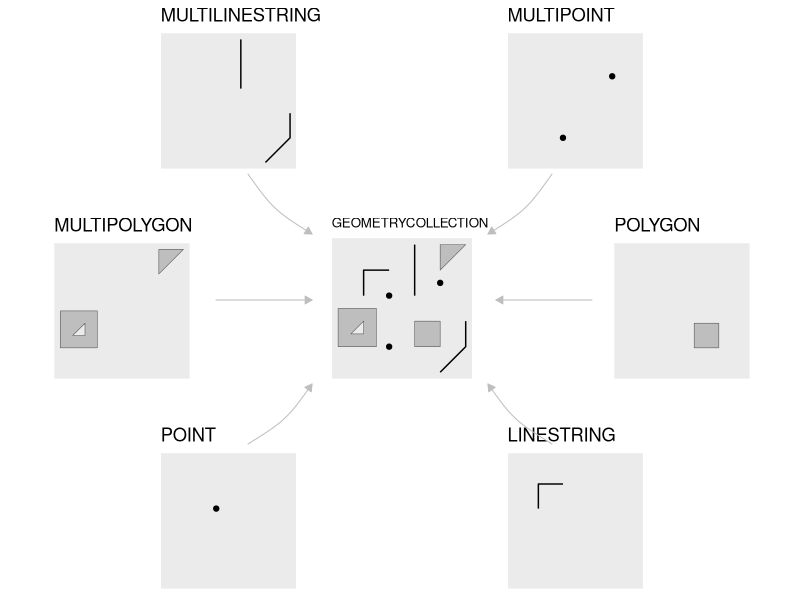

Write R code to recreate this figure.
# https://stackoverflow.com/questions/35631889/ggplot2-align-multiple-plots-with-varying-spacings-and-add-arrows-between-them
library(sf)
library(ggplot2)
library(lattice)
library(grid)
library(gridExtra)

## sfc objects creation ---------
point_sfc = st_sfc(st_point(c(1, 1)), crs = 4326)
linestring_sfc = st_sfc(st_linestring(rbind(c(0.8, 1), c(0.8, 1.2), c(1, 1.2))), crs = 4326)
polygon_sfc = st_sfc(st_polygon(list(rbind(
  c(1.2, 0.6), c(1.4, 0.6), c(1.4, 0.8), c(1.2, 0.8), c(1.2, 0.6)
))), crs = 4326)
multipoint_sfc = st_sfc(st_multipoint(rbind(c(1, 0.6), c(1.4, 1.1))), crs = 4326)
multilinestring_sfc = st_sfc(st_multilinestring(list(rbind(
  c(1.2, 1), c(1.2, 1.4)
),
rbind(
  c(1.4, 0.4), c(1.6, 0.6), c(1.6, 0.8)
))), crs = 4326)
multipolygon_sfc = st_sfc(st_multipolygon(list(list(rbind(
  c(1.4, 1.2), c(1.6, 1.4), c(1.4, 1.4), c(1.4, 1.2)
)),
st_polygon(
  list(rbind(
    c(0.6, 0.6), c(0.9, 0.6), c(0.9, 0.9), c(0.6, 0.9), c(0.6, 0.6)
  ),
  rbind(
    c(0.7, 0.7), c(0.8, 0.8), c(0.8, 0.7), c(0.7, 0.7)
  ))
))),
crs = 4326)

## sf objects creation ---------
point_sf = st_sf(geometry = point_sfc)
linestring_sf = st_sf(geometry = linestring_sfc)
polygon_sf = st_sf(geometry = polygon_sfc)
multipoint_sf = st_sf(geometry = multipoint_sfc)
multilinestring_sf = st_sf(geometry = multilinestring_sfc)
multipolygon_sf = st_sf(geometry = multipolygon_sfc)
geometrycollection_sf = st_cast(
  c(
    point_sfc,
    linestring_sfc,
    polygon_sfc,
    multipoint_sfc,
    multilinestring_sfc,
    multipolygon_sfc
  ),
  "GEOMETRYCOLLECTION"
)

## single plots ----------
p_point_sf = ggplot() +
  geom_sf(data = point_sf) +
  labs(title = "POINT") +
  coord_sf(xlim = c(0.6, 1.6), ylim = c(0.4, 1.4)) +
  theme(line = element_blank(),
        axis.text = element_blank(),
        axis.title = element_blank())

p_linestring_sf = ggplot() +
  geom_sf(data = linestring_sf) +
  labs(title = "LINESTRING") +
  coord_sf(xlim = c(0.6, 1.6), ylim = c(0.4, 1.4)) +
  theme(line = element_blank(),
        axis.text = element_blank(),
        axis.title = element_blank())

p_polygon_sf = ggplot() +
  geom_sf(data = polygon_sf, fill = "grey") +
  labs(title = "POLYGON")  +
  coord_sf(xlim = c(0.6, 1.6), ylim = c(0.4, 1.4)) +
  theme(line = element_blank(),
        axis.text = element_blank(),
        axis.title = element_blank())

p_multipoint_sf = ggplot() +
  geom_sf(data = multipoint_sf) +
  labs(title = "MULTIPOINT") +
  coord_sf(xlim = c(0.6, 1.6), ylim = c(0.4, 1.4)) +
  theme(line = element_blank(),
        axis.text = element_blank(),
        axis.title = element_blank())

p_multilinestring_sf = ggplot() +
  geom_sf(data = multilinestring_sf) +
  labs(title = "MULTILINESTRING") +
  coord_sf(xlim = c(0.6, 1.6), ylim = c(0.4, 1.4)) +
  theme(line = element_blank(),
        axis.text = element_blank(),
        axis.title = element_blank())

p_multipolygon_sf = ggplot() +
  geom_sf(data = multipolygon_sf, fill = "grey") +
  labs(title = "MULTIPOLYGON")  +
  coord_sf(xlim = c(0.6, 1.6), ylim = c(0.4, 1.4)) +
  theme(line = element_blank(),
        axis.text = element_blank(),
        axis.title = element_blank())

p_geometrycollection_sf = ggplot() +
  geom_sf(data = point_sf) +
  geom_sf(data = linestring_sf) +
  geom_sf(data = polygon_sf, fill = "grey") +
  geom_sf(data = multipoint_sf) +
  geom_sf(data = multilinestring_sf) +
  geom_sf(data = multipolygon_sf, fill = "grey") +
  labs(title = "GEOMETRYCOLLECTION")  +
  coord_sf(xlim = c(0.6, 1.6), ylim = c(0.4, 1.4)) +
  theme(
    line = element_blank(),
    axis.text = element_blank(),
    axis.title = element_blank(),
    title = element_text(size = 8)
  )

## combine plot ------------
png("images/sf-classes.png", height = 600, width = 600)
# Empty grob for spacing
b = nullGrob() # per @baptiste's comment, use nullGrob() instead of rectGrob()

# grid.bezier with a few hard-coded settings
mygb = function(x, y) {
  grid.bezier(
    x = x,
    y = y,
    gp = gpar(col = "grey", fill = "grey"),
    arrow = arrow(type = "closed", length = unit(2, "mm"))
  )
}

r1 = arrangeGrob(
  b,
  p_multilinestring_sf,
  b,
  p_multipoint_sf,
  b,
  layout_matrix = rbind(c(1, 2, 3, 4, 5)),
  widths = c(13.3, 30, 13.3, 30, 13.3)
)
r2 = arrangeGrob(b)
r3 = arrangeGrob(
  p_multipolygon_sf,
  b,
  p_geometrycollection_sf,
  b,
  p_polygon_sf,
  layout_matrix = rbind(c(1, 2, 3, 4, 5)),
  widths = c(30, 5, 30, 5, 30)
)
r4 = arrangeGrob(b)
r5 = arrangeGrob(
  b,
  p_point_sf,
  b,
  p_linestring_sf,
  b,
  layout_matrix = rbind(c(1, 2, 3, 4, 5)),
  widths = c(13.3, 30, 13.3, 30, 13.3)
)

grid.arrange(r1,
             r2,
             r3,
             r4,
             r5,
             ncol = 1,
             heights = c(30, 5, 30, 5, 30))

# topleft arrow
vp = viewport(
  x = 0.35,
  y = 0.66,
  width = 0.08,
  height = 0.1
)
pushViewport(vp)

# grid.rect(gp=gpar(fill="black", alpha=0.1)) # Use this to see where your viewport is located on the full graph layout

mygb(x = c(0, 0.4, 0.4, 1), y = c(1, 0.4, 0.4, 0))

# left arrow
popViewport()
vp = viewport(
  x = 0.33,
  y = 0.5,
  width = 0.12,
  height = 0.1
)
pushViewport(vp)

mygb(x = c(0, 0.33, 0.66, 1), y = c(0.5, 0.5, 0.5, 0.5))

# bottom left arrow
popViewport()
vp = viewport(
  x = 0.35,
  y = 0.31,
  width = 0.08,
  height = 0.1
)
pushViewport(vp)

mygb(x = c(0, 0.6, 0.6, 1), y = c(0, 0.4, 0.4, 1))


# bottom right arrow
popViewport()
vp = viewport(
  x = 0.65,
  y = 0.31,
  width = 0.08,
  height = 0.1
)
pushViewport(vp)

mygb(x = c(1, 0.4, 0.4, 0), y = c(0, 0.4, 0.4, 1))

# right arrow
popViewport()
vp = viewport(
  x = 0.68,
  y = 0.5,
  width = 0.12,
  height = 0.1
)
pushViewport(vp)

mygb(x = c(1, 0.66, 0.33, 0), y = c(0.5, 0.5, 0.5, 0.5))

# top right arrow
popViewport()
vp = viewport(
  x = 0.65,
  y = 0.66,
  width = 0.08,
  height = 0.1
)
pushViewport(vp)

mygb(x = c(1, 0.6, 0.6, 0), y = c(1, 0.4, 0.4, 0))
dev.off()
